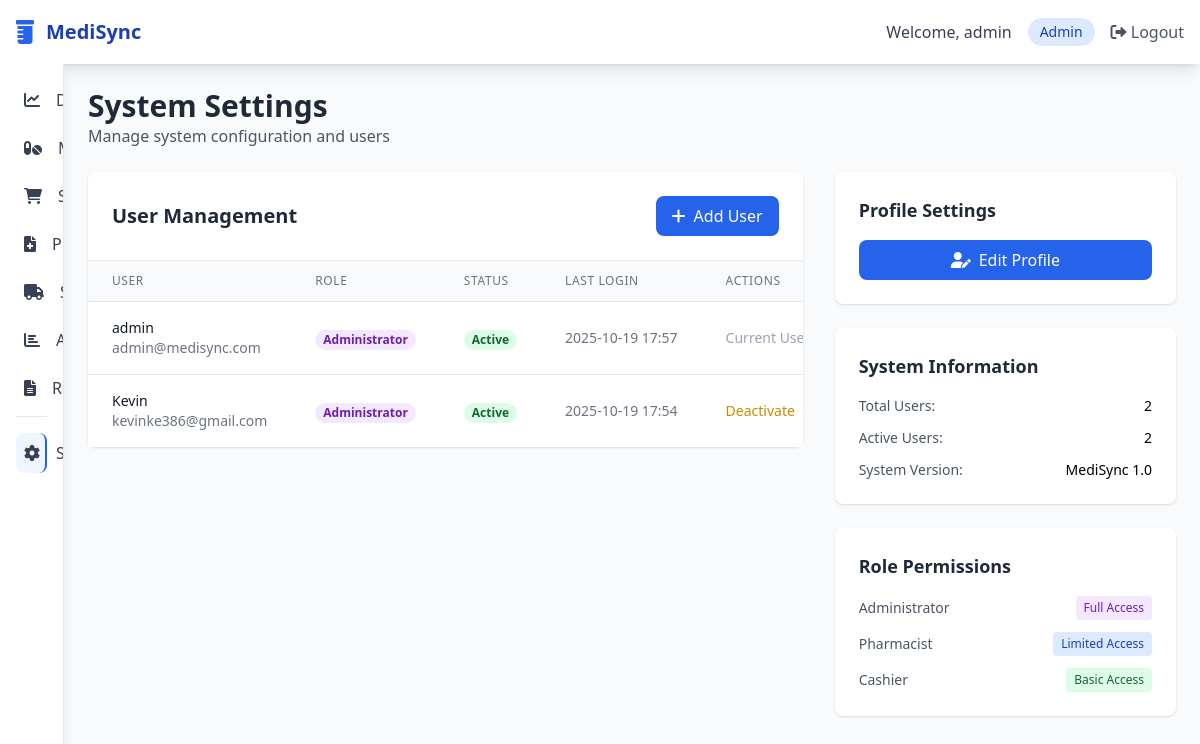
The app's page /settings (signed in) with its own data.
### models.py (models this page shows, shortened)
class User(UserMixin, db.Model):
    __tablename__ = 'users'
    id = db.Column(db.Integer, primary_key=True)
    username = db.Column(db.String(80), unique=True, nullable=False)
    email = db.Column(db.String(120), unique=True, nullable=False)
    password_hash = db.Column(db.String(128))
    role = db.Column(db.String(20), nullable=False)  # admin, pharmacist, cashier
    is_active = db.Column(db.Boolean, default=True)
    created_at = db.Column(db.DateTime, default=datetime.utcnow)
    last_login = db.Column(db.DateTime)
    def get_role_display(self):
        role_display = {
            'admin': 'Administrator',
            'pharmacist': 'Pharmacist',
            'cashier': 'Cashier'
        }
        return role_display.get(self.role, self.role)
    def can_access_module(self, module):
        access_rules = {
            'admin': ['dashboard', 'medicines', 'sales', 'prescriptions', 'suppliers', 'analytics', 'reports', 'settings'],
            'pharmacist': ['dashboard', 'medicines', 'sales', 'prescriptions', 'reports'],
            'cashier': ['dashboard', 'sales']
        }
        return module in access_rules.get(self.role, [])

### app.py (the view)
@app.route('/settings')
@login_required
def settings():
    if not current_user.can_access_module('settings'):
        flash('Access denied', 'danger')
        return redirect(url_for('dashboard'))
    users = User.query.all()
    return render_template('settings/index.html', users=users)

### app.py (called while the page is built)
@login_manager.user_loader
def load_user(user_id):
    return User.query.get(int(user_id))

### templates/settings/index.html (shortened to what this page needs)
{% extends "base.html" %}
{% block content %}
<div class="mb-6">
    <h1 class="text-3xl font-bold text-gray-800">System Settings</h1>
    <p class="text-gray-600">Manage system configuration and users</p>
</div>
<div class="grid grid-cols-1 lg:grid-cols-3 gap-8">
    <div class="lg:col-span-2">
        <div class="bg-white rounded-lg shadow">
            <div class="p-6 border-b">
                <div class="flex justify-between items-center">
                    <h3 class="text-xl font-semibold text-gray-800">User Management</h3>
                    <button onclick="openAddUserModal()" class="bg-blue-600 text-white px-4 py-2 rounded-lg hover:bg-blue-700 transition duration-200">
                        <i class="fas fa-plus mr-2"></i>Add User
                    </button>
                </div>
            </div>
            <div class="overflow-x-auto">
                <table class="min-w-full divide-y divide-gray-200">
                    <thead class="bg-gray-50">
                        <tr>
                            <th class="px-6 py-3 text-left text-xs font-medium text-gray-500 uppercase tracking-wider">User</th>
                            <th class="px-6 py-3 text-left text-xs font-medium text-gray-500 uppercase tracking-wider">Role</th>
                            <th class="px-6 py-3 text-left text-xs font-medium text-gray-500 uppercase tracking-wider">Status</th>
                            <th class="px-6 py-3 text-left text-xs font-medium text-gray-500 uppercase tracking-wider">Last Login</th>
                            <th class="px-6 py-3 text-left text-xs font-medium text-gray-500 uppercase tracking-wider">Actions</th>
                        </tr>
                    </thead>
                    <tbody class="bg-white divide-y divide-gray-200">
                        {% for user in users %}
                        <tr>
                            <td class="px-6 py-4 whitespace-nowrap">
                                <div class="text-sm font-medium text-gray-900">{{ user.username }}</div>
                                <div class="text-sm text-gray-500">{{ user.email }}</div>
                            </td>
                            <td class="px-6 py-4 whitespace-nowrap">
                                <span class="px-2 inline-flex text-xs leading-5 font-semibold rounded-full
                                    {% if user.role == 'admin' %}bg-purple-100 text-purple-800
                                    {% elif user.role == 'pharmacist' %}bg-blue-100 text-blue-800
                                    {% else %}bg-green-100 text-green-800{% endif %}">
                                    {{ user.get_role_display() }}
                                </span>
                            </td>
                            <td class="px-6 py-4 whitespace-nowrap">
                                <span class="px-2 inline-flex text-xs leading-5 font-semibold rounded-full
                                    {% if user.is_active %}bg-green-100 text-green-800
                                    {% else %}bg-red-100 text-red-800{% endif %}">
                                    {{ 'Active' if user.is_active else 'Inactive' }}
                                </span>
                            </td>
                            <td class="px-6 py-4 whitespace-nowrap text-sm text-gray-500">
                                {{ user.last_login.strftime('%Y-%m-%d %H:%M') if user.last_login else 'Never' }}
                            </td>
                            <td class="px-6 py-4 whitespace-nowrap text-sm font-medium">
                                {% if user.id != current_user.id %}
                                <form action="{{ url_for('toggle_user', user_id=user.id) }}" method="POST" class="inline">
                                    <button type="submit" class="{% if not user.is_active %}text-green-600 hover:text-green-900{% else %}text-yellow-600 hover:text-yellow-900{% endif %} mr-3">
                                        {{ 'Activate' if not user.is_active else 'Deactivate' }}
                                    </button>
                                </form>
                                {% else %}
                                <span class="text-gray-400">Current User</span>
                                {% endif %}
                            </td>
                        </tr>
                        {% endfor %}
                    </tbody>
                </table>
            </div>
        </div>
    </div>
    <div class="space-y-6">
        <div class="bg-white rounded-lg shadow p-6">
            <h3 class="text-lg font-semibold text-gray-800 mb-4">Profile Settings</h3>
            <a href="{{ url_for('profile_settings') }}" class="w-full bg-blue-600 text-white py-2 px-4 rounded-lg hover:bg-blue-700 transition duration-200 text-center block">
                <i class="fas fa-user-edit mr-2"></i>Edit Profile
            </a>
        </div>
        <div class="bg-white rounded-lg shadow p-6">
            <h3 class="text-lg font-semibold text-gray-800 mb-4">System Information</h3>
            <div class="space-y-3 text-sm">
                <div class="flex justify-between">
                    <span class="text-gray-600">Total Users:</span>
                    <span class="font-medium">{{ users|length }}</span>
                </div>
                <div class="flex justify-between">
                    <span class="text-gray-600">Active Users:</span>
                    <span class="font-medium">{{ users|selectattr('is_active')|list|length }}</span>
                </div>
                <div class="flex justify-between">
                    <span class="text-gray-600">System Version:</span>
                    <span class="font-medium">MediSync 1.0</span>
                </div>
            </div>
        </div>
        <div class="bg-white rounded-lg shadow p-6">
            <h3 class="text-lg font-semibold text-gray-800 mb-4">Role Permissions</h3>
            <div class="space-y-3 text-sm">
                <div class="flex justify-between items-center">
                    <span class="text-gray-600">Administrator</span>
                    <span class="px-2 py-1 bg-purple-100 text-purple-800 rounded text-xs">Full Access</span>
                </div>
                <div class="flex justify-between items-center">
                    <span class="text-gray-600">Pharmacist</span>
                    <span class="px-2 py-1 bg-blue-100 text-blue-800 rounded text-xs">Limited Access</span>
                </div>
                <div class="flex justify-between items-center">
                    <span class="text-gray-600">Cashier</span>
                    <span class="px-2 py-1 bg-green-100 text-green-800 rounded text-xs">Basic Access</span>
                </div>
            </div>
        </div>
    </div>
</div>
{% endblock %}

### templates/base.html (shortened to what this page needs)
<!DOCTYPE html>
<html lang="en">
<head>
    <script src="https://cdn.tailwindcss.com"></script>
    <link href="https://cdnjs.cloudflare.com/ajax/libs/font-awesome/6.0.0/css/all.min.css" rel="stylesheet">
</head>
<body class="bg-gray-50">
    <nav class="bg-white shadow-lg">
        <div class="max-w-7xl mx-auto px-4">
            <div class="flex justify-between items-center h-16">
                <div class="flex items-center">
                    <i class="fas fa-prescription-bottle text-blue-600 text-2xl mr-3"></i>
                    <span class="text-xl font-bold text-blue-800">MediSync</span>
                </div>
                <div class="flex items-center space-x-4">
                    <span class="text-gray-700">Welcome, {{ current_user.username }}</span>
                    <span class="px-3 py-1 bg-blue-100 text-blue-800 rounded-full text-sm">{{ current_user.role|title }}</span>
                    <a href="{{ url_for('logout') }}" class="text-gray-600 hover:text-blue-600 transition duration-200">
                        <i class="fas fa-sign-out-alt"></i> Logout
                    </a>
                </div>
            </div>
        </div>
    </nav>
    <div class="flex">
        <div class="sidebar bg-white w-16 hover:w-64 h-screen shadow-lg overflow-hidden border-r border-gray-200">
            <div class="p-4">
                <ul class="space-y-2">
                    <li>
                        <a href="{{ url_for('dashboard') }}" class="menu-item flex items-center p-2 text-gray-700 hover:bg-blue-50 rounded-lg ">
                            <i class="fas fa-chart-line w-8 text-center"></i>
                            <span class="ml-4 font-medium">Dashboard</span>
                        </a>
                    </li>
                    {% if current_user.role in ['admin', 'pharmacist'] %}
                    <li>
                        <a href="{{ url_for('medicines') }}" class="menu-item flex items-center p-2 text-gray-700 hover:bg-blue-50 rounded-lg ">
                            <i class="fas fa-pills w-8 text-center"></i>
                            <span class="ml-4 font-medium">Medicines</span>
                        </a>
                    </li>
                    {% endif %}
                    <li>
                        <a href="{{ url_for('sales') }}" class="menu-item flex items-center p-2 text-gray-700 hover:bg-blue-50 rounded-lg ">
                            <i class="fas fa-shopping-cart w-8 text-center"></i>
                            <span class="ml-4 font-medium">Sales</span>
                        </a>
                    </li>
                    {% if current_user.role in ['admin', 'pharmacist'] %}
                    <li>
                        <a href="{{ url_for('prescriptions') }}" class="menu-item flex items-center p-2 text-gray-700 hover:bg-blue-50 rounded-lg ">
                            <i class="fas fa-file-medical w-8 text-center"></i>
                            <span class="ml-4 font-medium">Prescriptions</span>
                        </a>
                    </li>
                    {% endif %}
                    {% if current_user.role == 'admin' %}
                    <li>
                        <a href="{{ url_for('suppliers') }}" class="menu-item flex items-center p-2 text-gray-700 hover:bg-blue-50 rounded-lg ">
                            <i class="fas fa-truck w-8 text-center"></i>
                            <span class="ml-4 font-medium">Suppliers</span>
                        </a>
                    </li>
                    {% endif %}
                    {% if current_user.role == 'admin' %}
                    <li>
                        <a href="{{ url_for('analytics') }}" class="menu-item flex items-center p-2 text-gray-700 hover:bg-blue-50 rounded-lg ">
                            <i class="fas fa-chart-bar w-8 text-center"></i>
                            <span class="ml-4 font-medium">Analytics</span>
                        </a>
                    </li>
                    {% endif %}
                    {% if current_user.role in ['admin', 'pharmacist'] %}
                    <li>
                        <a href="{{ url_for('reports') }}" class="menu-item flex items-center p-2 text-gray-700 hover:bg-blue-50 rounded-lg ">
                            <i class="fas fa-file-alt w-8 text-center"></i>
                            <span class="ml-4 font-medium">Reports</span>
                        </a>
                    </li>
                    {% endif %}
                    {% if current_user.role == 'admin' %}
                    <li class="pt-4 mt-4 border-t border-gray-200">
                        <a href="{{ url_for('settings') }}" class="menu-item flex items-center p-2 text-gray-700 hover:bg-blue-50 rounded-lg {% if request.endpoint == 'settings' or request.endpoint == 'profile_settings' %}bg-blue-50 text-blue-600 border-r-2 border-blue-600{% endif %}">
                            <i class="fas fa-cog w-8 text-center"></i>
                            <span class="ml-4 font-medium">Settings</span>
                        </a>
                    </li>
                    {% endif %}
                </ul>
            </div>
        </div>
        <main class="flex-1 p-6 overflow-auto">
            {% block content %}{% endblock %}
        </main>
    </div>
</body>
</html>

### templates/base.html (style rules this page uses)
.sidebar { transition: width 0.3s; }
.menu-item { transition: all 0.2s; }

### records on screen
User: username "admin", role "Admin", email "admin@medisync.com", role "Administrator", is_active "Active", last_login "2025-10-19 17:57", shows "Current…"
User: username "Kevin", email "kevinke386@gmail.com", role "Administrator", is_active "Active", last_login "2025-10-19 17:54", is_active "Deactivate"

### other values on screen
{{ users|length }} "2"
{{ users|selectattr('is_active')|list|length }} "2"
